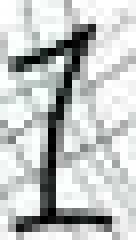
#> input picture keras_cnn/dataset_digit/val_images/1_13964.png, 17 x 30 px (shown 8 times larger); its folder holds only this picture in this run
$ python split_digit.py
#> lines starting #> are read from the running program, lines starting #| are printed output that depends on the picture
import os
from PIL import Image

# Directori amb les imatges
image_dir = os.path.join(os.path.dirname(__file__), "val_images")  # Canvia aquest camí pel teu directori real

digit_widths = [17, 17, 18, 18, 17, 18, 17, 20, 18]

# Funció per processar cada imatge
def process_captcha_image(image_path):
    # Carregar la imatge
    captcha_image = Image.open(image_path)
#> captcha_image is the input picture: PIL image 17x30 RGB; mean R, G, B 192.6, 197, 195.5

    frame_width = 3
    frame_height = 2
    # Eliminar els marges de la imatge
    captcha_image = captcha_image.crop((frame_width, frame_height, captcha_image.width - frame_width, captcha_image.height - frame_height))

    # Extreure el nom del fitxer sense extensió (el número del captcha)
    base_name = os.path.basename(image_path)
    label = base_name.split('.')[0]  # Obtenir el número sense l'extensió (ex: '14287' -> '14287')

    acc_width = 0
    for digit in label:
        if not digit.isdigit():
            continue
        # Dividir la imatge i desar cada part amb l'etiqueta
        i = int(digit)
        digit_width = digit_widths[i]
        digit_image = captcha_image.crop((acc_width, 0, acc_width + digit_width, captcha_image.height))
        acc_width += digit_width
        # Guardar amb el nom format digit_label_X.png
        output_filename = f"{digit}_{label}.png"
        digit_image.save(os.path.join(image_dir, output_filename))
#> this loop made 5 passes
#> pass 1, in process_captcha_image, `digit_image = captcha_image.crop((acc_width, 0, acc_width + digit_widt..`:
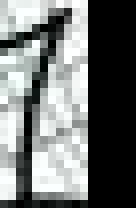
#> digit_image: PIL image 17x26 RGB (shown 8 times larger); mean R, G, B 111.2, 114.3, 113.4
#> after the loop: digit_image: PIL image 18x26 RGB; every value is 0
#> after the loop, acc_width = 52

# Processar totes les imatges al directori
for filename in os.listdir(image_dir):
    if filename.endswith('.png'):  # Només processar imatges .png
#> (the run stopped early here; a loop or call above may not have finished)

$ run again, on keras_cnn/dataset_digit/val_images/3_35225.png
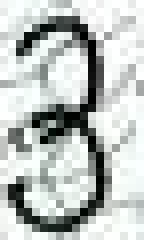
#> input picture keras_cnn/dataset_digit/val_images/3_35225.png, 18 x 30 px (shown 8 times larger)
#> in process_captcha_image, captcha_image is the input picture: PIL image 18x30 RGB; mean R, G, B 188.9, 194, 191.4
#> the loop in process_captcha_image, `for digit in label:` made 7 passes
#> pass 1, in process_captcha_image, `digit_image = captcha_image.crop((acc_width, 0, acc_width + digit_widt..`:
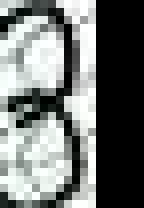
#> digit_image: PIL image 18x26 RGB (shown 8 times larger); mean R, G, B 112.6, 116.3, 114.3
#> after the loop in process_captcha_image, `for digit in label:`: acc_width = 108

$ run again, on keras_cnn/dataset_digit/val_images/3_84736.png
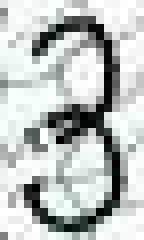
#> input picture keras_cnn/dataset_digit/val_images/3_84736.png, 18 x 30 px (shown 8 times larger)
#> in process_captcha_image, captcha_image is the input picture: PIL image 18x30 RGB; mean R, G, B 187.8, 193.5, 191
#> the loop in process_captcha_image, `for digit in label:` made 7 passes
#> pass 1, in process_captcha_image, `digit_image = captcha_image.crop((acc_width, 0, acc_width + digit_widt..`:
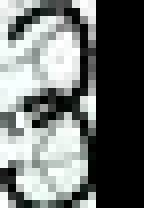
#> digit_image: PIL image 18x26 RGB (shown 8 times larger); mean R, G, B 107.9, 112, 110.1
#> after the loop in process_captcha_image, `for digit in label:`: acc_width = 108

$ run again, on keras_cnn/dataset_digit/val_images/4_13964.png
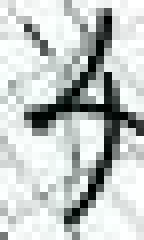
#> input picture keras_cnn/dataset_digit/val_images/4_13964.png, 18 x 30 px (shown 8 times larger)
#> in process_captcha_image, captcha_image is the input picture: PIL image 18x30 RGB; mean R, G, B 194.1, 199.3, 197.8
#> the loop in process_captcha_image, `for digit in label:` made 5 passes
#> pass 1, in process_captcha_image, `digit_image = captcha_image.crop((acc_width, 0, acc_width + digit_widt..`:
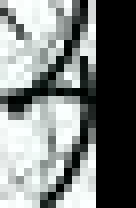
#> digit_image: PIL image 17x26 RGB (shown 8 times larger); mean R, G, B 120.4, 124.9, 123.5
#> after the loop in process_captcha_image, `for digit in label:`: acc_width = 52

$ run again, on keras_cnn/dataset_digit/val_images/1_24651.png
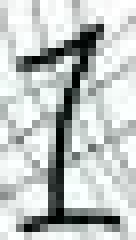
#> input picture keras_cnn/dataset_digit/val_images/1_24651.png, 17 x 30 px (shown 8 times larger)
#> in process_captcha_image, captcha_image is the input picture: PIL image 17x30 RGB; mean R, G, B 191.8, 196.7, 195.3
#> the loop in process_captcha_image, `for digit in label:` made 7 passes
#> pass 1, in process_captcha_image, `digit_image = captcha_image.crop((acc_width, 0, acc_width + digit_widt..`:
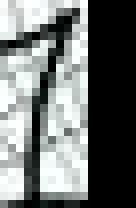
#> digit_image: PIL image 17x26 RGB (shown 8 times larger); mean R, G, B 110.3, 114, 112.9
#> after the loop in process_captcha_image, `for digit in label:`: acc_width = 104
